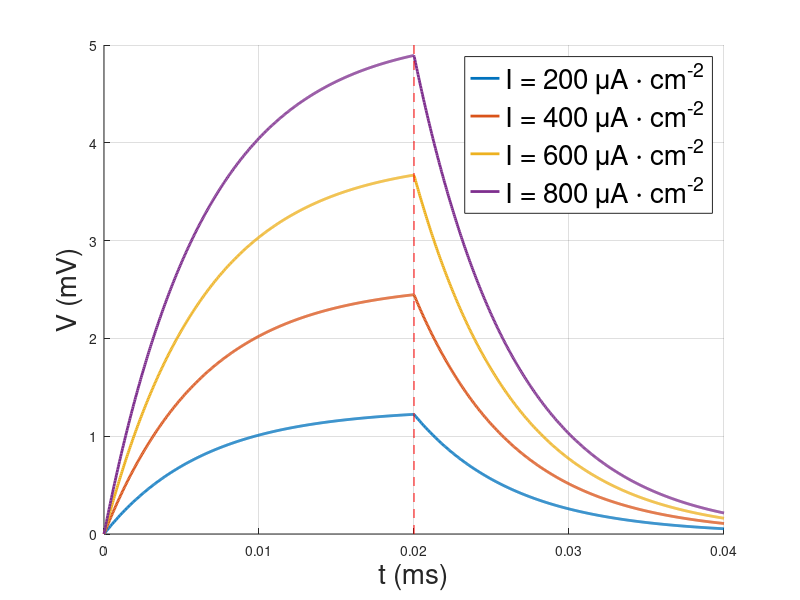

The MATLAB script that drew this image:
%% PARAMETERS
C_M = 1;
E_Na = 55;
E_K = -77;
E_L = -54.5;
g_Na = 120;
g_K = 36;
g_L = 0.3;
g = [g_Na,g_K,g_L];
E = [E_Na, E_K, E_L];
%% DERIVED PARAMETERS
g_tot = sum(g);
tau_M = C_M/g_tot;
E_tot = g*E';
%% CUSTOM PARAMETERS
I_0 = [200,400,600,800];
E_tot = 0;
V_0 = 0;
t0 = 0;
tf = 40*1e-3;
N_points = 1e3;
t_end_pulse = 20*1e-3;
%% ODE

I = @(t) I_0*(t<=t_end_pulse);
I_green = @(t) I(t).*exp(t/tau_M);
V = @(t) V_0.*exp((t0 - t)./tau_M) + tau_M.*E_tot.*(1 - exp((t0 - t)./tau_M)) + exp(-t./tau_M).*integral(I_green,t0,t);

%% GRAPH PARAMETERS
line_width = 2;
font_size = 20;

%% PLOTTING SOLUTIONS

t = linspace(t0,tf,N_points);
figure(1)
hold on
y = ones(1,N_points);
for j = 1:4
    I = @(t) I_0(j)*(t<=20*1e-3);
    I_green = @(t) I(t).*exp(t/tau_M);
    V = @(t) V_0.*exp((t0 - t)./tau_M) + (E_tot/g_tot).*(1 - exp((t0 - t)./tau_M)) + (1/(g_tot*tau_M)).*exp(-t./tau_M).*integral(I_green,t0,t);
    for i = 1:N_points
            y(i) = V(t(i));
            
    end
    plot(t,y,'LineWidth',line_width)
    xlabel('t (ms)','FontSize',font_size)
    ylabel('V (mV)','FontSize',font_size)
    grid on
end
plot([t_end_pulse, t_end_pulse],[0,5],'LineStyle','--','Color','r')
legend({'I = 200 \muA \cdot cm^{-2}', 'I = 400 \muA \cdot cm^{-2}', 'I = 600 \muA \cdot cm^{-2}','I = 800 \muA \cdot cm^{-2}'},'Location','best','FontSize',font_size)
hold off





